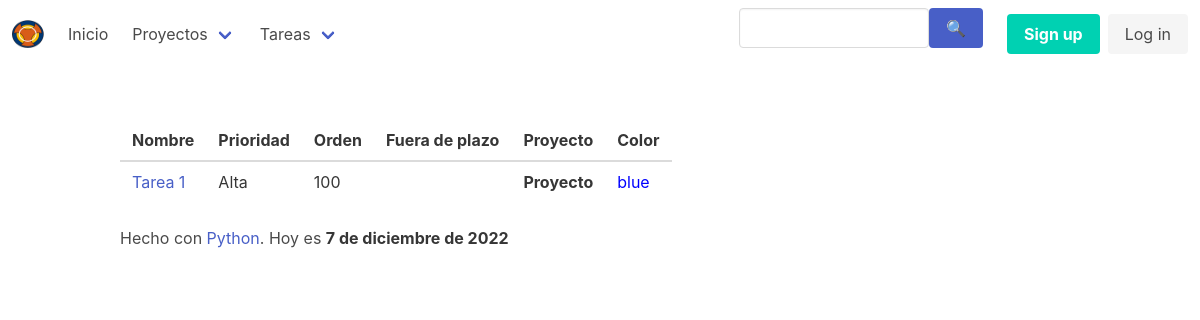
The page / on the database its author committed.
### tasks/models.py (models this page shows, shortened)
class Task(models.Model):
    class Meta:
        verbose_name = 'Tarea'
        verbose_name_plural = 'Tareas'
        ordering = ['-orden', 'name']
    name = models.CharField(max_length=250)
    finished = models.BooleanField(default=False)
    orden = models.IntegerField(default=100)
    priority = models.CharField(
        max_length=1,
        choices=[
            ('H', 'Alta'),
            ('N', 'Normal'),
            ('L', 'Baja'),
        ],
        default='N',
    )
    color = models.CharField(
        max_length=6,
        choices=[
            ('blue', 'Azul Marino'),
            ('red', 'Rojo'),
            ('orange', 'Naranja'),
            ('green', 'Verde'),
        ],
        default='blue',
        )
    due_date = models.DateField(
        blank=True,
        null=True,
        default=None,
    )
    project = models.ForeignKey(
        Project,
        blank=True,
        null=True,
        default=None,
        on_delete=models.SET_NULL,
        )
    def is_due(self) -> bool:
        if self.due_date is None:
            return False
        return self.due_date <= hoy()

class Project(models.Model):
    class Meta:
        verbose_name = 'Proyecto'
        verbose_name_plural = 'Proyectos'
        ordering = ['code']
    name = models.CharField(max_length=250)
    code = models.SlugField(max_length=4, unique=True)
    description = models.TextField()
    start_date = models.DateField()
    end_date  = models.DateField()

### tasks/views.py (the view)
# urls.py: path('', tasks.views.homepage, name="homepage"),
def homepage(request):
    hoy = timezone.now().date()
    tareas = (
        models.Task.objects
        .filter(finished=False)
        .select_related('project')
    )
    return render(request, 'tasks/homepage.html', {
        'fecha': hoy,
        'tareas': tareas,
    })

### tasks/models.py (called while the page is built)
def hoy():
    return timezone.now().date()

### tasks/templates/tasks/homepage.html
{% extends 'tasks/base.html' %}
{% block content %}
{% include 'tasks/includes/task_table.html' %}
<p>Hecho con <a href="http://python.org/">Python</a>. Hoy
es <strong>{{ fecha }}</strong></p>
{% endblock content %}

### tasks/templates/tasks/includes/task_table.html (shortened to what this page needs)
<table class="table is-striped">
  <thead>
    <tr>
      <th>Nombre</th>
      <th>Prioridad</th>
      <th>Orden</th>
      <th>Fuera de plazo</th>
      <th>Proyecto</th>
      <th>Color</th>
    </tr>
  </thead>
  <tbody>
  {% for tarea in tareas %}
    <tr>
      <td class="{% if tarea.priority == 'H' %}tarea-urgente{% endif %}">
       <a href="{% url 'detalle_tarea' pk=tarea.pk %}">
        {{ tarea.name }}
      </a>
      </td>
      <td>{{ tarea.get_priority_display }}</td>
      <td>{{ tarea.orden }}</td>
      <td>
      </td>
      <td>
        {% if tarea.project %}
          <b>{{ tarea.project.name }}</b>
        {% else %}
          <i>-</i>
        {% endif %}
      </td>
      <td style="color: {{ tarea.color }}">
        {{ tarea.color }}
      </td>
    </tr>
  {% endfor %}
  </tbody>
</table>

### rows shown on the page
Task: name "Tarea 1", priority "Alta", orden "100", project.name "Proyecto", color "blue"
